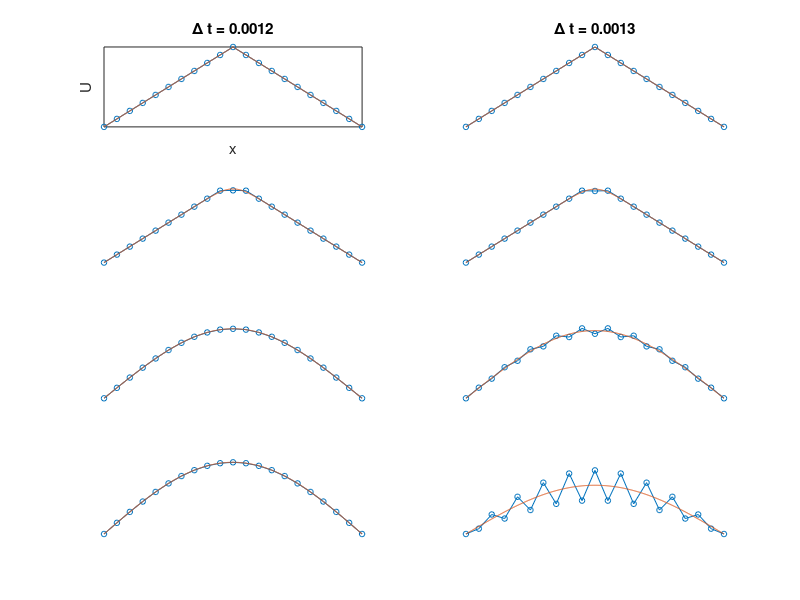

The MATLAB source for this figure:
% EXPLICITFIG  Script to make fig 2.2 in Morton & Mayer, 2nd ed.

J = 20;  dx = 1/J;  x = 0:dx:1;  % finite difference grid
dt = [0.0012 0.0013];            % cols of figure have different dt
tsteps = [0 1 25 50];            % rows of figure
NN = 406;                        % exact soln: use NN Fourier terms
xx = 0:.001:1;                   % plot exact soln on a fine grid

u0(1:J/2) = 2*x(1:J/2);          % initial condition defined piecewise
u0(J/2+1:J+1) = 2-2*x(J/2+1:J+1);

for k=1:2                        % k gives column in figure

   nu = dt(k)/(dx^2);            % nu value for column; eqn (2.20)
   for l=1:4                     % l gives row in figure

      % compute and plot approximate solution
      U = u0;                    % start over with initial condition
      for n=1:tsteps(l)          % does not execute if tsteps(l)<1
         % explicit scheme is eqn (2.19):
         U(2:J) = U(2:J) + nu*( U(3:J+1) - 2*U(2:J) + U(1:J-1) );
      end
      subplot(4,2,2*(l-1)+k)
      plot(x,U,'o-','markersize',4)  % better in Octave
      %plot(x,U,'.-')                % better in Matlab

      % compute and plot exact solution
      tt = tsteps(l)*dt(k);   uu = zeros(size(xx));
      sign = 1;
      for m=1:2:NN               % see (2.11) and exercise 2.1
         c = m*pi;   cc = c^2;
         uu = uu + sign * (8/cc) * exp(-cc*tt) * sin(c*xx);
         sign = -sign;
      end
      hold on,  plot(xx,uu),  hold off
      if ((l==1) & (k==1))       % labeled axes on upper-left subplot
         set(gca,'XTick',[]), set(gca,'YTick',[])  % remove ticks
         xlabel x, ylabel U
      else, axis off, end        % other plots get no axes
      if l==1, title(['\Delta t = ' num2str(dt(k))]), end

   end
end
